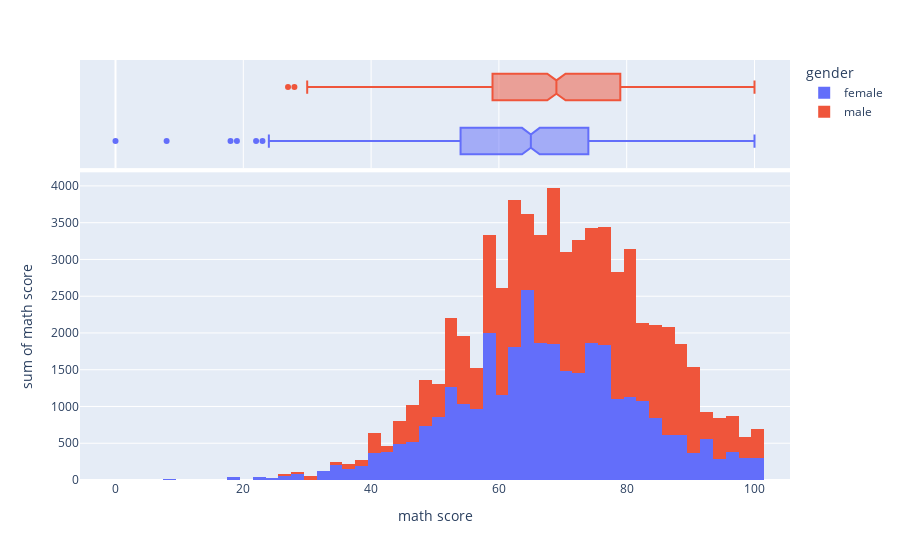

Notebook cell for this chart:
### Markdown cell above
You can add marginal parameter to show simple distribution.

As you will see below, the marginal part above is set to `boxplot`.

It is a graph that shows the quadrant, the median and the outlier.

### Code cell
fig = px.histogram(data_frame=data, x=data['math score'], y=data['math score'], color=data['gender'], marginal='box')
fig.show()

### Figure 1 — Plotly figure (JSON) as saved in the notebook; plotly's stock layout.template omitted (floating-point values rounded to 4 significant figures; data arrays with more than 128 entries replaced by an {"elided": "..."} marker saying what was removed)
{"data": [{"alignmentgroup": "True", "bingroup": "x", "histfunc": "sum", "hovertemplate": "gender=female<br>math score=%{x}<br>sum of math score=%{y}<extra></extra>", "legendgroup": "female", "marker": {"color": "#636efa", "pattern": {"shape": ""}}, "name": "female", "offsetgroup": "female", "orientation": "v", "showlegend": true, "type": "histogram", "x": {"elided": "518 int values"}, "xaxis": "x", "y": {"elided": "518 int values"}, "yaxis": "y"}, {"alignmentgroup": "True", "hovertemplate": "gender=female<br>math score=%{x}<extra></extra>", "legendgroup": "female", "marker": {"color": "#636efa"}, "name": "female", "notched": true, "offsetgroup": "female", "showlegend": false, "type": "box", "x": {"elided": "518 int values"}, "xaxis": "x2", "yaxis": "y2"}, {"alignmentgroup": "True", "bingroup": "x", "histfunc": "sum", "hovertemplate": "gender=male<br>math score=%{x}<br>sum of math score=%{y}<extra></extra>", "legendgroup": "male", "marker": {"color": "#EF553B", "pattern": {"shape": ""}}, "name": "male", "offsetgroup": "male", "orientation": "v", "showlegend": true, "type": "histogram", "x": {"elided": "482 int values"}, "xaxis": "x", "y": {"elided": "482 int values"}, "yaxis": "y"}, {"alignmentgroup": "True", "hovertemplate": "gender=male<br>math score=%{x}<extra></extra>", "legendgroup": "male", "marker": {"color": "#EF553B"}, "name": "male", "notched": true, "offsetgroup": "male", "showlegend": false, "type": "box", "x": {"elided": "482 int values"}, "xaxis": "x2", "yaxis": "y2"}], "layout": {"barmode": "relative", "legend": {"title": {"text": "gender"}, "tracegroupgap": 0}, "margin": {"t": 60}, "xaxis": {"anchor": "y", "domain": [0, 1], "title": {"text": "math score"}}, "xaxis2": {"anchor": "y2", "domain": [0, 1], "matches": "x", "showgrid": true, "showticklabels": false}, "yaxis": {"anchor": "x", "domain": [0, 0.7326], "title": {"text": "sum of math score"}}, "yaxis2": {"anchor": "x2", "domain": [0.7426, 1], "matches": "y2", "showgrid": false, "showline": false, "showticklabels": false, "ticks": ""}}}
